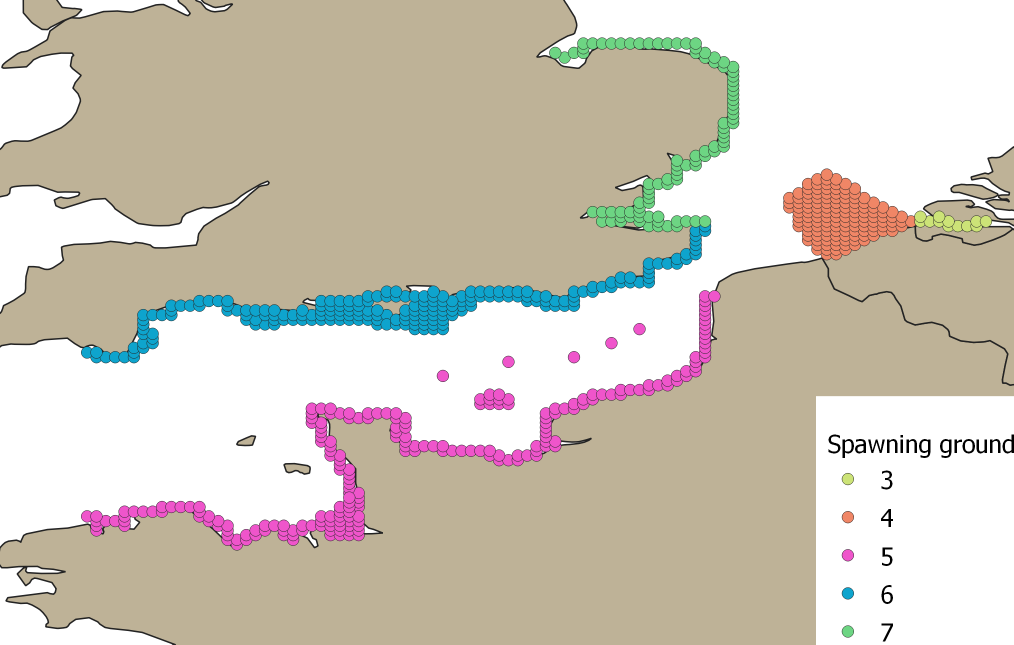
#> input picture Bulletin/Oyster_grounds.png, 2027 x 1289 px, given in place of arrival.png, which was not available (shown at 1/2 size)
$ python send_bulletin.py
#> lines starting #> are read from the running program, lines starting #| are printed output that depends on the picture; pictures that were not available may be replaced by others from this repository, and a replacement may not be noted
#(C) Copyright FORCOAST H2020 project under Grant No. 870465. All rights reserved.

# Copyright notice
# --------------------------------------------------------------------
#  Copyright 2022 Deltares
#   Daniel Twigt, Gido Stoop
#
#   daniel.twigt@deltares.nl, gido.stoop@deltares.nl
#
#    Licensed under the Apache License, Version 2.0 (the "License");
#    you may not use this file except in compliance with the License.
#    You may obtain a copy of the License at
#
#
#        http://www.apache.org/licenses/LICENSE-2.0
# --------------------------------------------------------------------

import requests
import telepot
import argparse
import time
import PIL
from PIL import Image, ImageDraw, ImageFont
import sys
from datetime import datetime

# Create bot (see https://medium.com/@ManHay_Hong/how-to-create-a-telegram-bot-and-send-messages-with-python-4cf314d9fa3e):
# - On Telegram, search @ BotFather, send him a “/start” message
# - Send another “/newbot” message, then follow the instructions to setup a name and a username
# - Copy API token
# - Go to bot in Telegram, and press /start
# - Bot can be accessed by others as well.
# - Once activated, user_id will be added to getUpdates response

def send_bulletin(token,chat_id,bulletin,method):

    file = bulletin

    bot = telepot.Bot(token)

	# [6 lines of commented-out code are left out]

    if method == 'file':
        print(chat_id)
        bot.sendPhoto(chat_id, photo=open(file, 'rb'))
    else:
        with open('bulletin.png', 'wb') as f:
            f.write(requests.get(file).content)
            f.close()
            time.sleep(3)

        print(chat_id)
        bot.sendPhoto(chat_id, photo=open('bulletin.png', 'rb'))


#Assign outcome images to variable
#surf_temp = Image.open(r"/usr/src/app/output/surf_temp.png")
arrival = Image.open(r"/usr/src/app/output/arrival.png")
#> arrival is the input picture: PIL image 2027x1289 RGBA; mean R, G, B, A 208, 200.9, 187.9, 255
grounds_map = Image.open(r"/usr/src/app/Bulletin/Oyster_grounds.png")
logo = Image.open(r"/usr/src/app/Bulletin/FORCOAST_Logo_WhiteBack.png")
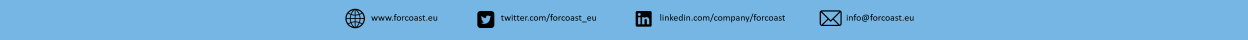
#> input picture Bulletin/FORCOAST_Footer_Blue.png, 3744 x 118 px, given in place of FORCOAST_Logo_WhiteBack.png, which was not available (shown at 1/3 size)
#> logo is the input picture: PIL image 3744x118 RGBA; mean R, G, B, A 113.9, 177.2, 223, 255
footer = Image.open(r"/usr/src/app/Bulletin/FORCOAST_Footer_Blue.png")

#get height and width for all images
#surf_temp_width, surf_temp_height = surf_temp.size
arrival_width, arrival_height = arrival.size
#> arrival_width = 2027; arrival_height = 1289
grounds_map_width, grounds_map_height = grounds_map.size
#> grounds_map_width = 2027; grounds_map_height = 1289
logo_width, logo_height = logo.size
#> logo_width = 3744; logo_height = 118
footer_width, footer_height= footer.size
#> footer_width = 3744; footer_height = 118

#rescale
logo_new_width = 750
logo_new_height = int((logo_new_width/logo_width)*logo_height)
#> logo_new_height = 23
logo_resize = logo.resize((logo_new_width, logo_new_height), PIL.Image.NEAREST)
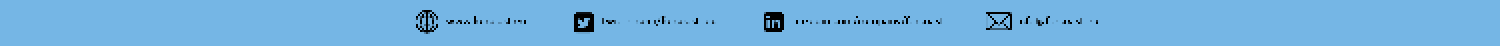
#> logo_resize: PIL image 750x23 RGBA (shown 2 times larger); mean R, G, B, A 114.3, 177.9, 223.8, 255

grounds_map_new_width = 2500
grounds_map_new_height = int((grounds_map_new_width/grounds_map_width)*grounds_map_height)
#> grounds_map_new_height = 1589
grounds_map_resize = grounds_map.resize((grounds_map_new_width, grounds_map_new_height), PIL.Image.NEAREST)

#surf_temp_new_width = 3050
#surf_temp_new_height = int((surf_temp_new_width/surf_temp_width)*surf_temp_height)
#surf_temp_resize = surf_temp.resize((surf_temp_new_width, surf_temp_new_height), PIL.Image.NEAREST)

arrival_new_width = 3050
arrival_new_height = int((arrival_new_width/arrival_width)*arrival_height)
#> arrival_new_height = 1939
arrival_resize = arrival.resize((arrival_new_width, arrival_new_height), PIL.Image.NEAREST)

footer_new_width = 3050
footer_new_height = int((footer_new_width/footer_width)*footer_height)
#> footer_new_height = 96
footer_resize = footer.resize((footer_new_width, footer_new_height), PIL.Image.NEAREST)
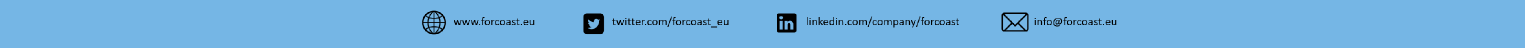
#> footer_resize: PIL image 3050x96 RGBA (shown at 1/2 size); mean R, G, B, A 114.1, 177.4, 223.3, 255

#draw images on bulletin (non-parameter)
newBulletin = Image.new("RGBA", (3050, 3113), (255, 255, 255))
#> newBulletin: PIL image 3050x3113 RGBA; every value is 255
newBulletin.paste(grounds_map_resize, (275, 616))
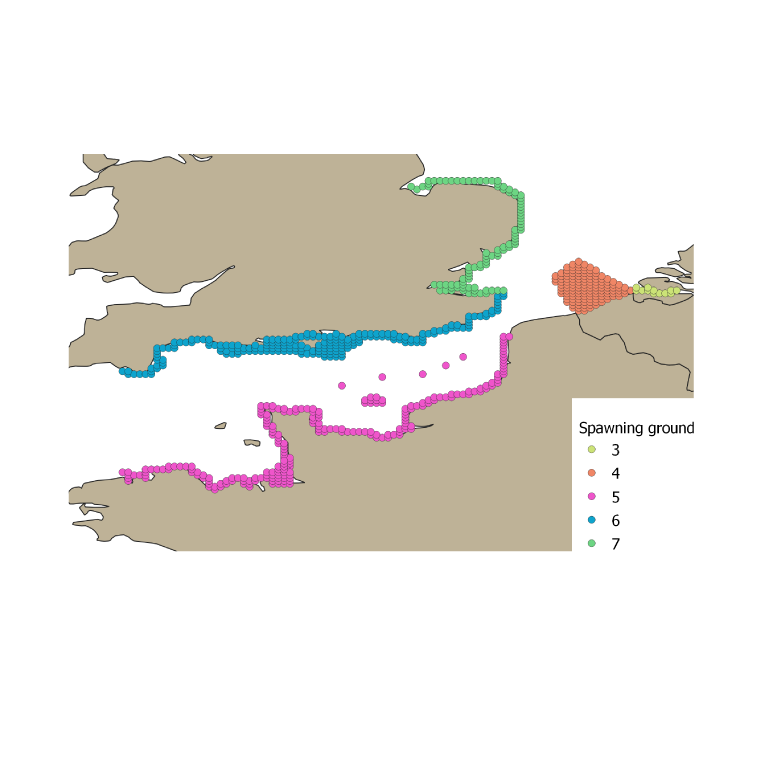
#> newBulletin: PIL image 3050x3113 RGBA (shown at 1/4 size); mean R, G, B, A 235.3, 232.4, 226.9, 255
#newBulletin.paste(surf_temp_resize, (50, 1599))
newBulletin.paste(arrival_resize, (0, 2205))
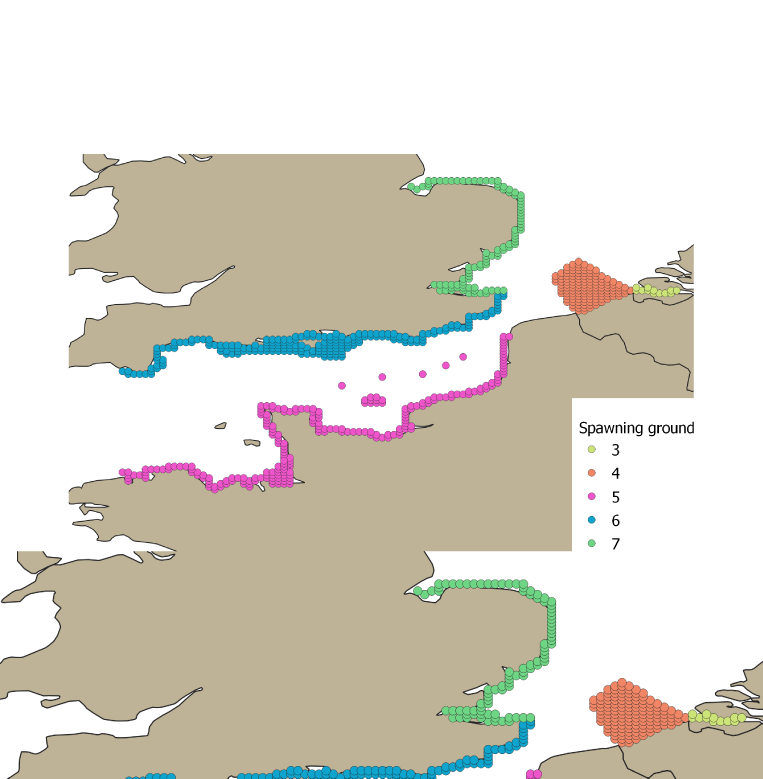
#> newBulletin: PIL image 3050x3113 RGBA (shown at 1/4 size); mean R, G, B, A 220.1, 215.6, 204.8, 255
newBulletin.paste(logo_resize, (50, 50))
newBulletin.paste(footer_resize, (0, 3031))
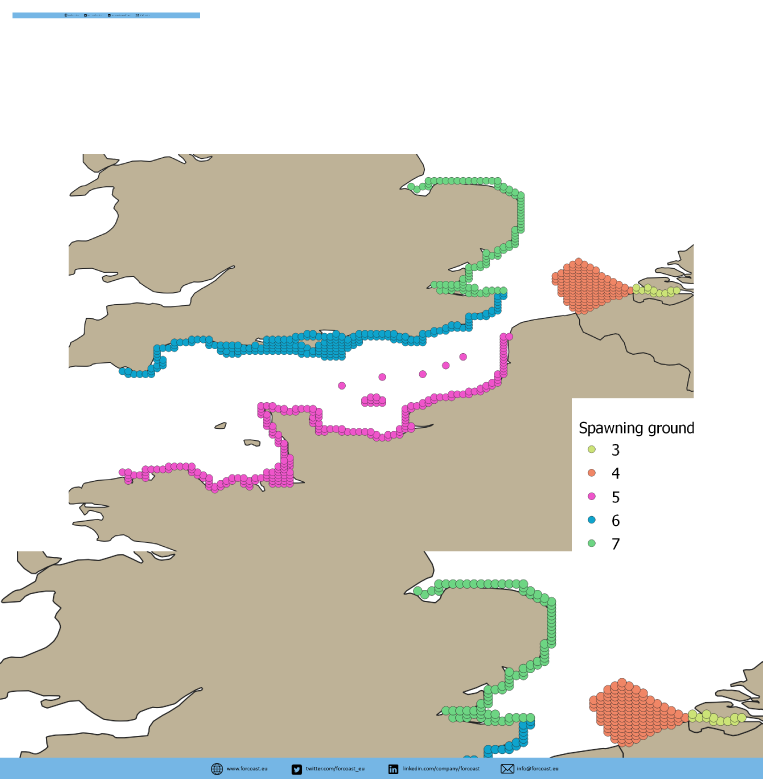
#> newBulletin: PIL image 3050x3113 RGBA (shown at 1/4 size); mean R, G, B, A 218.4, 215.4, 206.2, 255
draw = PIL.ImageDraw.Draw(newBulletin)
font_title = ImageFont.truetype(r"/usr/src/app/Bulletin/arial.ttf", 140)
font_param = ImageFont.truetype(r"/usr/src/app/Bulletin/ariali.ttf", 35)
draw.text((1000, 150), 'Spat Capture\nAssistance', font = font_title, fill=(23,111,176,255), align="center")


if __name__ == '__main__':

    # Get input from command line arguments
    parser = argparse.ArgumentParser(description = "Description for my parser")
    parser.add_argument("-A", "--ptm", help = "Method parameter, switch temperature threshold (0) or cumalitve temperature (1)", required = True, default = "")
    parser.add_argument("-B", "--tt", help = "Threshold temperature parameter", required = True, default = "")
    parser.add_argument("-C", "--gdt", help = "Threshold of temperature for gonade development parameter", required = True, default = "")
    parser.add_argument("-D", "--ttcs", help = "Threshold of cumulative temperature parameter", required = True, default = "")
    parser.add_argument("-E", "--pldmin", help = "Minimal pelagic larval duration of the selected species parameter", required = True, default = "")
    parser.add_argument("-F", "--pldmax", help = "Maximal pelagic larval duration of the selected species parameter", required = True, default = "")
    parser.add_argument("-G", "--sd", help = "Spawning duration parameter", required = True, default = "")
    parser.add_argument("-H", "--token", help = "Telegram bot token", required = True, default = "")
    parser.add_argument("-I", "--chat_id", help = "Telegram chat ID", required = True, default = "")
    parser.add_argument("-J", "--bulletin", help = "Bulletin to be send", required = True, default = "")
    parser.add_argument("-K", "--method", help = "Specify file or URL as input", required = False, default = "url")

#> (the run stopped early here; a loop or call above may not have finished)
